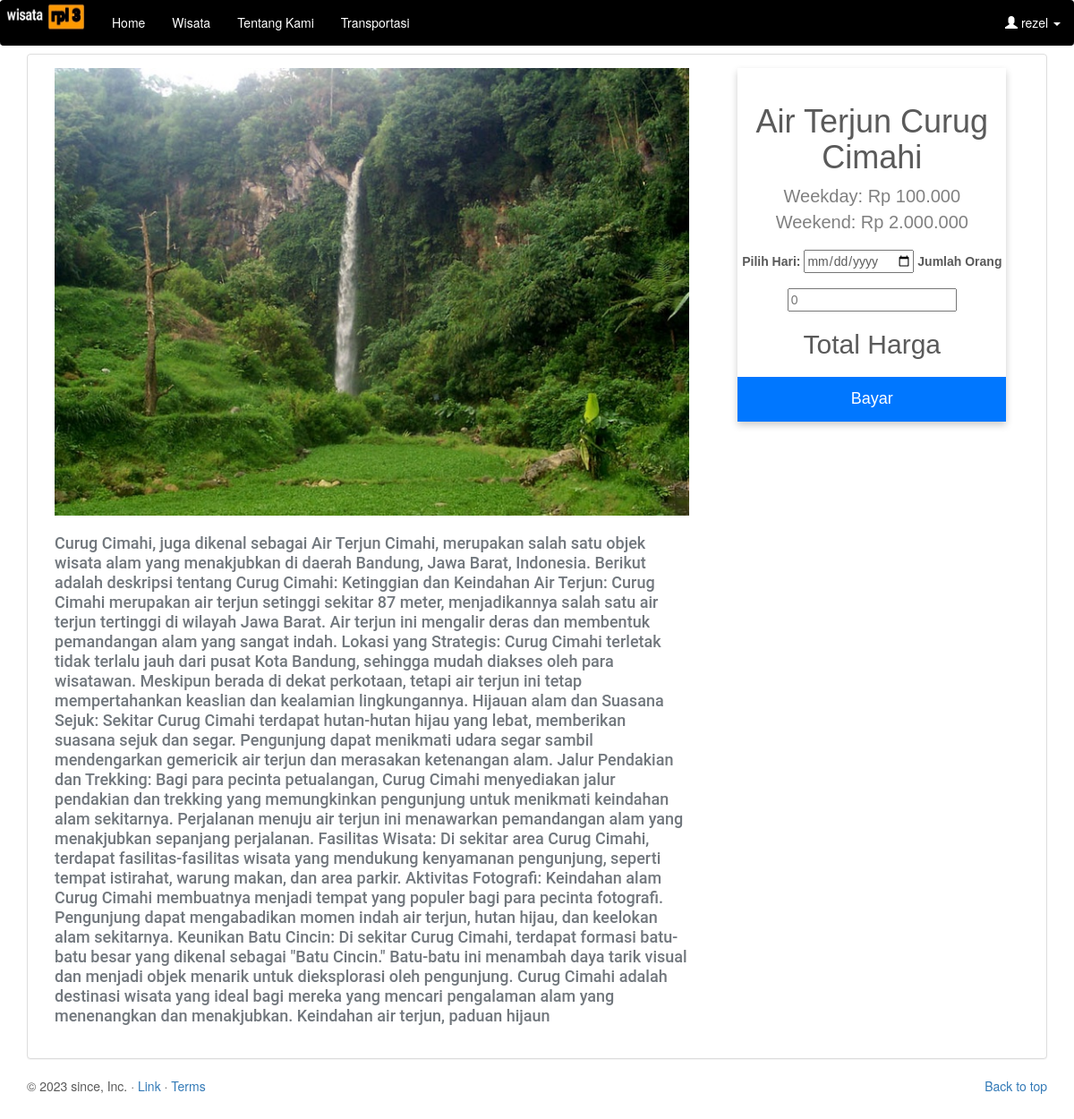
/detail.php?id=43 (signed in), run on the app's committed database.
### tables this page shows
CREATE TABLE `wisata` (
  `id_wisata` int(3) NOT NULL,
  `nama_wisata` varchar(255) NOT NULL,
  `harga_weekend` double NOT NULL,
  `harga_weekday` double NOT NULL,
  `deskripsi` text NOT NULL,
  `thumbnail` varchar(255) DEFAULT NULL
);

### detail.php (the view, shortened to what this page needs)
<?php
include 'header.php';
$sqlIndex = 'SELECT
    id_wisata,
    nama_wisata,
    harga_weekend,
    harga_weekday,
    deskripsi,
    thumbnail
    FROM wisata
    WHERE id_wisata = "'.$_GET['id'].'" ';
$qryIndex = $koneksi->query($sqlIndex);
$index = $qryIndex->fetch_array();
?>
<div class="container-fluid">
    <div class="row">
        <div class="container konten">
            <div class="panel panel-default">
                <div class="panel-body main">
                    <div class="col-md-8">
                        <div class="about">
                            <div class="row post-title">
                                <div class="col-sm-12">
                                    <img src="<?php echo "admin/image/wisata/".$index['thumbnail'] ; ?>"
                                        style="width:100%">
                                    <p class="deskripsi"><?php echo $index['deskripsi'];?></p>
                                </div>
                            </div>
                            <div class="row post-content">
                                <div class="col-sm-12">
                                </div>
                            </div>
                        </div>
                    </div>
                    <div class="row">
                        <div class="col-md-4">
                            <form class="card-checkout" method="POST" target="frame">
                                <h1><?php echo $index['nama_wisata']; ?></h1>
                                <p class="price">Weekday: Rp
                                    <?php echo number_format($index['harga_weekday'],0,",",".");?></p>
                                <p class="price">Weekend: Rp
                                    <?php echo number_format($index['harga_weekend'],0,",",".");?></p>
                                <label style="margin-top: 20px;">Pilih Hari: </label>
                                <input type="date" id="tgl_tiket" name="tgl_tiket">
                                <label style="margin-bottom: 20px;">Jumlah Orang </label>
                                <input type="number" min="0" placeholder="0" id="jml_orang" name="jml_orang"
                                    onclick="test()">
                                <h2>Total Harga</h2>
                                <p>
                                    <button id="btn_bayar" name="btn_bayar">Bayar</button>
                                </p>
                            </form>
                        </div>
                    </div>
                </div>
            </div>
            <?php include 'footer.php'; ?>
        </div>
    </div>

### admin/css/main.css (style rules this page uses)
body { padding-bottom: 40px; color: #5a5a5a; overflow: scroll; }
.price { color: grey; font-size: 20px; padding: 0; margin: 0; }
.deskripsi { margin-top: 20px; }
.card-checkout { box-shadow: 0 4px 8px 0 rgba(0, 0, 0, 0.2); min-height: auto; max-width: 300px; margin: auto; padding-top: 20px; text-align: center; font-family: arial; border: 2px; }
.card-checkout button { border: none; outline: 0; padding: 12px; color: white; background-color: rgb(0, 119, 255); text-align: center; cursor: pointer; width: 100%; font-size: 18px; }
.panel-default { margin-top: 10px; }
.konten { margin-top: 50px; }

### data on the page
wisata: thumbnail (picture), deskripsi "Curug Cimahi, juga dikenal sebagai Air Terjun Cimahi, merupakan salah satu objek wisata alam yang menakjubkan di daerah Bandung, Jawa Barat, Indonesia. Berikut adalah deskripsi tentang Curug Cimahi: Ketinggian dan Keindahan Air Terjun: Curug Cimahi merupakan air terjun setinggi sekitar 87 meter, menjadikannya salah satu air terjun tertinggi di wilayah Jawa Barat. Air terjun ini mengalir deras dan membentuk pemandangan alam yang sangat indah. Lokasi yang Strategis: Curug Cimahi terletak tidak terlalu jauh dari pusat Kota Bandung, sehingga mudah diakses oleh para wisatawan. Meskipun berada di dekat perkotaan, tetapi air terjun ini tetap mempertahankan keaslian dan kealamian lingkungannya.…", nama_wisata "Air Terjun Curug Cimahi", harga_weekday "100.000", harga_weekend "2.000.000"

### other printed values
$_SESSION['wisataku']['nama_user'] "rezel"
